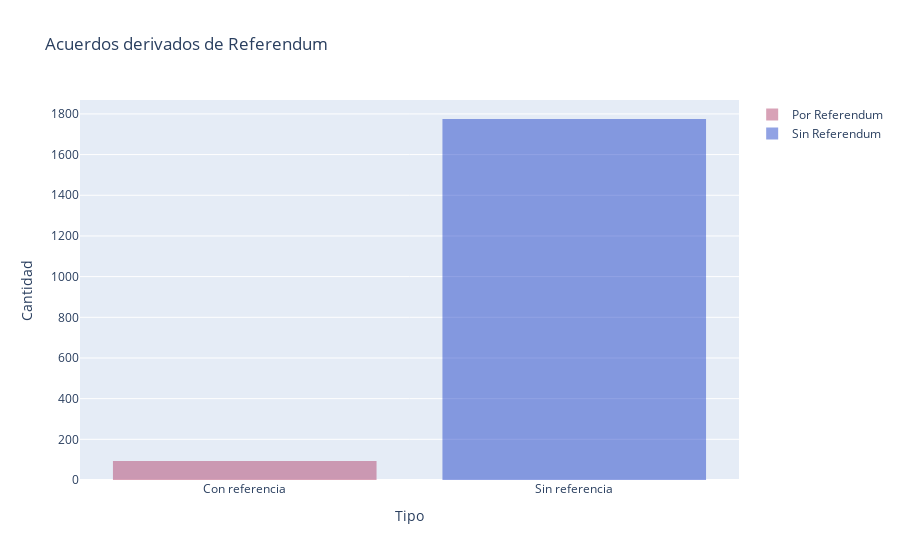

The notebook cell this image was saved under:
### Markdown cell above
## Análisis de los acurdos referentes a referendum

### Code cell
xauto =  df3.Etado_referendum[df3.Etado_referendum == 'Con referencia']
sauto = df3.Etado_referendum[df3.Etado_referendum == 'Sin referencia']

trace1 = go.Histogram(
    x=xauto,
    opacity=0.75,
    name = "Por Referendum",
    marker=dict(color='rgba(171, 50, 96, 0.6)'))
trace2 = go.Histogram(
    x=sauto,
    opacity=0.75,
    name = "Sin Referendum",
    marker=dict(color='rgba(12, 50, 196, 0.6)'))

data = [trace1, trace2]
layout = go.Layout(barmode='overlay',
                   title=' Acuerdos derivados de Referendum',
                   xaxis=dict(title='Tipo'),
                   yaxis=dict( title='Cantidad'),
)
fig = go.Figure(data=data, layout=layout)
iplot(fig)

### Figure 1 — Plotly figure (JSON) as saved in the notebook; plotly's stock layout.template omitted (floating-point values rounded to 4 significant figures; data arrays with more than 128 entries replaced by an {"elided": "..."} marker saying what was removed)
{"data": [{"marker": {"color": "rgba(171, 50, 96, 0.6)"}, "name": "Por Referendum", "opacity": 0.75, "type": "histogram", "x": ["Con referencia", "Con referencia", "Con referencia", "Con referencia", "Con referencia", "Con referencia", "Con referencia", "Con referencia", "Con referencia", "Con referencia", "Con referencia", "Con referencia", "Con referencia", "Con referencia", "Con referencia", "Con referencia", "Con referencia", "Con referencia", "Con referencia", "Con referencia", "Con referencia", "Con referencia", "Con referencia", "Con referencia", "Con referencia", "Con referencia", "Con referencia", "Con referencia", "Con referencia", "Con referencia", "Con referencia", "Con referencia", "Con referencia", "Con referencia", "Con referencia", "Con referencia", "Con referencia", "Con referencia", "Con referencia", "Con referencia", "Con referencia", "Con referencia", "Con referencia", "Con referencia", "Con referencia", "Con referencia", "Con referencia", "Con referencia", "Con referencia", "Con referencia", "Con referencia", "Con referencia", "Con referencia", "Con referencia", "Con referencia", "Con referencia", "Con referencia", "Con referencia", "Con referencia", "Con referencia", "Con referencia", "Con referencia", "Con referencia", "Con referencia", "Con referencia", "Con referencia", "Con referencia", "Con referencia", "Con referencia", "Con referencia", "Con referencia", "Con referencia", "Con referencia", "Con referencia", "Con referencia", "Con referencia", "Con referencia", "Con referencia", "Con referencia", "Con referencia", "Con referencia", "Con referencia", "Con referencia", "Con referencia", "Con referencia", "Con referencia", "Con referencia", "Con referencia", "Con referencia", "Con referencia", "Con referencia", "Con referencia", "Con referencia"]}, {"marker": {"color": "rgba(12, 50, 196, 0.6)"}, "name": "Sin Referendum", "opacity": 0.75, "type": "histogram", "x": {"elided": "1775 str values"}}], "layout": {"barmode": "overlay", "title": {"text": " Acuerdos derivados de Referendum"}, "xaxis": {"title": {"text": "Tipo"}}, "yaxis": {"title": {"text": "Cantidad"}}}}
